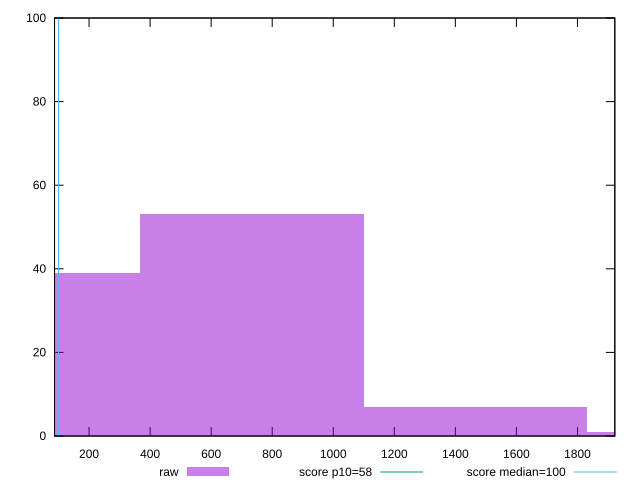

Generate this figure with gnuplot:
reset

$raw <<EOF
732.9917065286395 53
0 39
1465.983413057279 7
2198.9751195859185 1
EOF

set key outside below
set boxwidth 732.9917065286395
set xrange [86.93333333333334:1922.4]
set yrange [0:100]
set trange [0:100]
set style fill transparent solid 0.5 noborder

set parametric
set terminal svg size 640, 490 enhanced background rgb 'white'
set output "report_00013_2021-02-09T12-04-24.940Z/estimated-input-latency/samples/pages/raw/histogram.svg"

plot $raw title "raw" with boxes, \
     58,t title "score p10=58", \
     100,t title "score median=100"

reset
